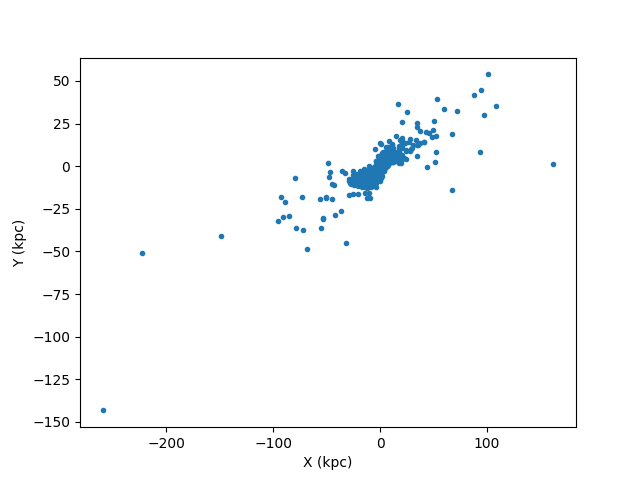

Write the Python code that produced this figure.
import matplotlib
matplotlib.use('Agg')

from amuse.lab import *
from amuse.couple import bridge
from amuse.support.literature import LiteratureReferencesMixIn
from amuse.datamodel import Particles

from galpy import potential
from galpy.util import bovy_conversion
import numpy as np

import matplotlib.pyplot as plt

class galpy_profile(LiteratureReferencesMixIn):
    """
    User-defined potential from GALPY
    
    .. [#] Bovy, J; ApJSS, Volume 216, Issue 2, article id. 29, 27 pp. (2015)
    
    """
    def __init__(self,pot, t = 0. | units.Gyr, tgalpy = 0. | units.Gyr, ro=8, vo=220.):
        LiteratureReferencesMixIn.__init__(self)

        #Galpy scaling parameters
        self.ro=ro
        self.vo=vo

        #Galpy potential
        self.pot = pot

        #Initialize model time
        self.model_time=t

        #Initialize galpy time
        #Depending on how the galpy potential is setup, one may want to define a different initial galpy time
        #from which to evolve the potential (e.g. negative times) 
        self.tgalpy=tgalpy.value_in(units.Gyr)/bovy_conversion.time_in_Gyr(ro=self.ro,vo=self.vo)

    def evolve_model(self,t_end):

        dt=t_end-self.model_time
        self .model_time=t_end  
        self.tgalpy+=dt.value_in(units.Gyr)/bovy_conversion.time_in_Gyr(ro=self.ro,vo=self.vo)

    def get_potential_at_point(self,eps,x,y,z):

        R=np.sqrt(x.value_in(units.kpc)**2.+y.value_in(units.kpc)**2.)
        zed=z.value_in(units.kpc)
        phi=np.arctan2(y.value_in(units.kpc),x.value_in(units.kpc))

        pot=potential.evaluatePotentials(self.pot,R/self.ro,zed/self.ro,phi=phi,t=self.tgalpy,ro=self.ro,vo=self.vo) | units.km**2*units.s**-2
                    
        return pot

    def get_gravity_at_point(self,eps,x,y,z):
    
        R=np.sqrt(x.value_in(units.kpc)**2.+y.value_in(units.kpc)**2.)
        zed=z.value_in(units.kpc)
        phi=np.arctan2(y.value_in(units.kpc),x.value_in(units.kpc))

        Rforce=potential.evaluateRforces(self.pot,R/self.ro,zed/self.ro,phi=phi,t=self.tgalpy)
        phiforce=potential.evaluatephiforces(self.pot,R/self.ro,zed/self.ro,phi=phi,t=self.tgalpy)/(R/self.ro)
        zforce=potential.evaluatezforces(self.pot,R/self.ro,zed/self.ro,phi=phi,t=self.tgalpy)

        ax=(Rforce*np.cos(phi)-phiforce*np.sin(phi))*bovy_conversion.force_in_kmsMyr(ro=self.ro,vo=self.vo) | units.kms * units.myr**-1
        ay=(Rforce*np.sin(phi)+phiforce*np.cos(phi))*bovy_conversion.force_in_kmsMyr(ro=self.ro,vo=self.vo) | units.kms * units.myr**-1
        az=zforce*bovy_conversion.force_in_kmsMyr(ro=self.ro,vo=self.vo) | units.kms * units.myr**-1
        
        return ax,ay,az

    def mass_density(self,x,y,z):
        R=np.sqrt(x.value_in(units.kpc)**2.+y.value_in(units.kpc)**2.)
        zed=z.value_in(units.kpc)
        phi=np.arctan2(y.value_in(units.kpc),x.value_in(units.kpc))

        dens=potential.evaluateDensities(self.pot,R/self.ro,zed/self.ro,phi=phi,t=self.tgalpy,ro=self.ro,vo=self.vo) | units.MSun/(units.parsec**3.)
                        
        return dens

    def circular_velocity(self,r):
        vcirc=potential.vcirc(self.pot,r.value_in(units.kpc)/self.ro,phi=0,ro=self.ro,vo=self.vo) | units.kms
        return vcirc
        
    def enclosed_mass(self,r):
        grav=4.302e-6 #kpc (km/s)^2/Msun
        vc2=potential.vcirc(self.pot,r.value_in(units.kpc)/self.ro,phi=0,t=self.tgalpy,ro=self.ro,vo=self.vo)**2.
        menc= vc2*r.value_in(units.kpc)/grav | units.MSun
        return menc

    def stop(self):
        pass

def setup_cluster(N,Mcluster,Rcluster,Rinit,Vinit):

    converter=nbody_system.nbody_to_si(Mcluster,Rcluster)
    stars=new_plummer_sphere(N,converter)

    stars.x += Rinit[0]
    stars.y += Rinit[1]
    stars.z += Rinit[2]

    stars.vx += Vinit[0]
    stars.vy += Vinit[1]
    stars.vz += Vinit[2]

    return stars,converter

def evolve_cluster_in_galaxy(N,Mcluster,Rcluster,Rinit,Vinit, galaxy_code, dt, dtout, tend):

    #Setup cluster
    stars,converter=setup_cluster(N,Mcluster,Rcluster,Rinit,Vinit)
    cluster_code=BHTree(converter,number_of_works=1)     #Change number of workers depending on CPUS available
    cluster_code.parameters.epsilon_squared = (3. | units.parsec)**2
    cluster_code.parameters.opening_angle=0.6
    cluster_code.parameters.timestep=dt
    cluster_code.particles.add_particles(stars)

    #Setup channels between stars particle dataset and the cluster code
    channel_from_stars_to_cluster_code=stars.new_channel_to(cluster_code.particles, attributes=["mass", "x", "y", "z", "vx", "vy", "vz"])    
    channel_from_cluster_code_to_stars=cluster_code.particles.new_channel_to(stars, attributes=["mass", "x", "y", "z", "vx", "vy", "vz"])

    #Setup gravity bridge
    gravity=bridge.Bridge(use_threading=False)
    #stars in cluster_code depend on gravity from galaxy_code
    gravity.add_system(cluster_code, (galaxy_code,))
    #galaxy_code still needs to be added to system so it evolves with time
    gravity.add_system(galaxy_code,)
    #Set how often to update external potential
    gravity.timestep = cluster_code.parameters.timestep/2.

    time=0.0 | tend.unit
    while time<tend:
        print(time.value_in(units.Myr),tend.value_in(units.Myr))
        gravity.evolve_model(time+dt)

        #You need to copy stars from cluster_code to output or analyse:

        #channel_from_cluster_code_to_stars.copy()
        #Output/Analyse
            
        #If you edited the stars particle set, lets say to remove stars from the array because they have 
        #been kicked far from the cluster, you need to copy the array back to cluster_code:
            
        #channel_from_stars_to_cluster_code.copy()
        
        time = gravity.model_time

    channel_from_cluster_code_to_stars.copy()
    gravity.stop()

    return stars

if __name__ == "__main__":
    #Set initial cluster parameters
    N=1000
    Mcluster=1000. | units.MSun
    Rcluster = 10. | units.parsec
    Rinit=[10.,0.,0.] | units.kpc
    Vinit=[0.,220.,0.] | units.km/units.s

    #Setup star cluster simulation
    tend = 1000.0 | units.Myr
    dtout=5.0 | units.Myr
    dt = 1.0 | units.Myr

    #Set Galactic Potential - note that initial galpy time can be set to a different value than model_time
    pot=potential.MWPotential2014
    galaxy_code = galpy_profile(pot, tgalpy = 0. | units.Gyr)

    #Evolve star cluster
    stars = evolve_cluster_in_galaxy(N,Mcluster,Rcluster,Rinit,Vinit,galaxy_code, dt, dtout, tend)

    plt.plot(stars.x.value_in(units.kpc),stars.y.value_in(units.kpc),'.')
    plt.xlabel('X (kpc)')
    plt.ylabel('Y (kpc)')
    plt.savefig('test_cluster.png')
